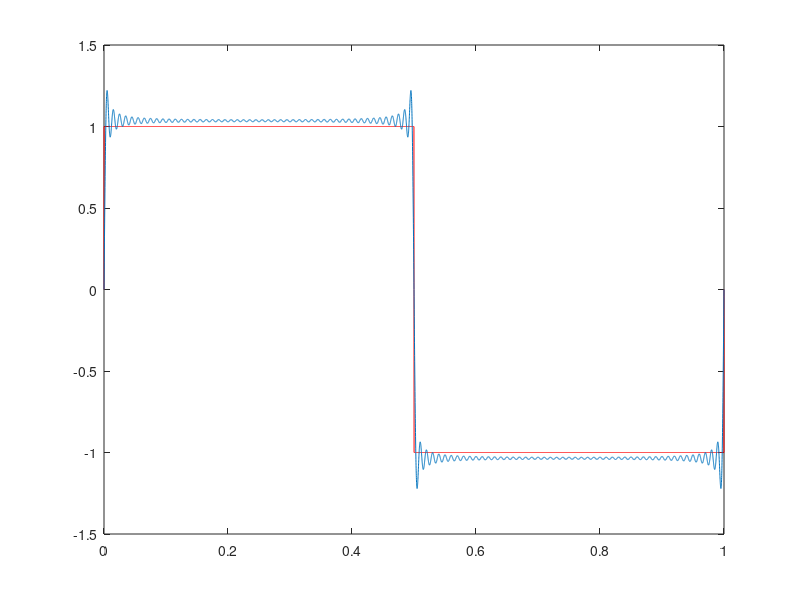

Here is the MATLAB script that generated this plot:
clear all ; close all; clc
A=1; T=1; 

t = 0:1e-4:T;

k=100;
sf=0;

f= 1.*(t>0 & t <T/2) + -1.*(t>T/2 & t<T);
plot(t, f, 'r'), hold 'on'

for n= 1:k
  n, cn = (i*e^(-2*i*pi*n)*(-1 + e^(i* pi* n)))/(2*  n) -(i - i *e^(-i* pi *n))/(2* pi *n)
  sf = sf + cn*e.^(i*2*pi*n*t/T);
end

#for n= -k:-1
  #n, cn = (i*e^(-2*i*pi*n)*(-1 + e^(i* pi* n)))/(2*  n) -(i - i *e^(-i* pi *n))/(2* pi *n)
  #sf = sf + cn*e.^(-i*2*pi*n*t/T);
#end

plot(t,sf)